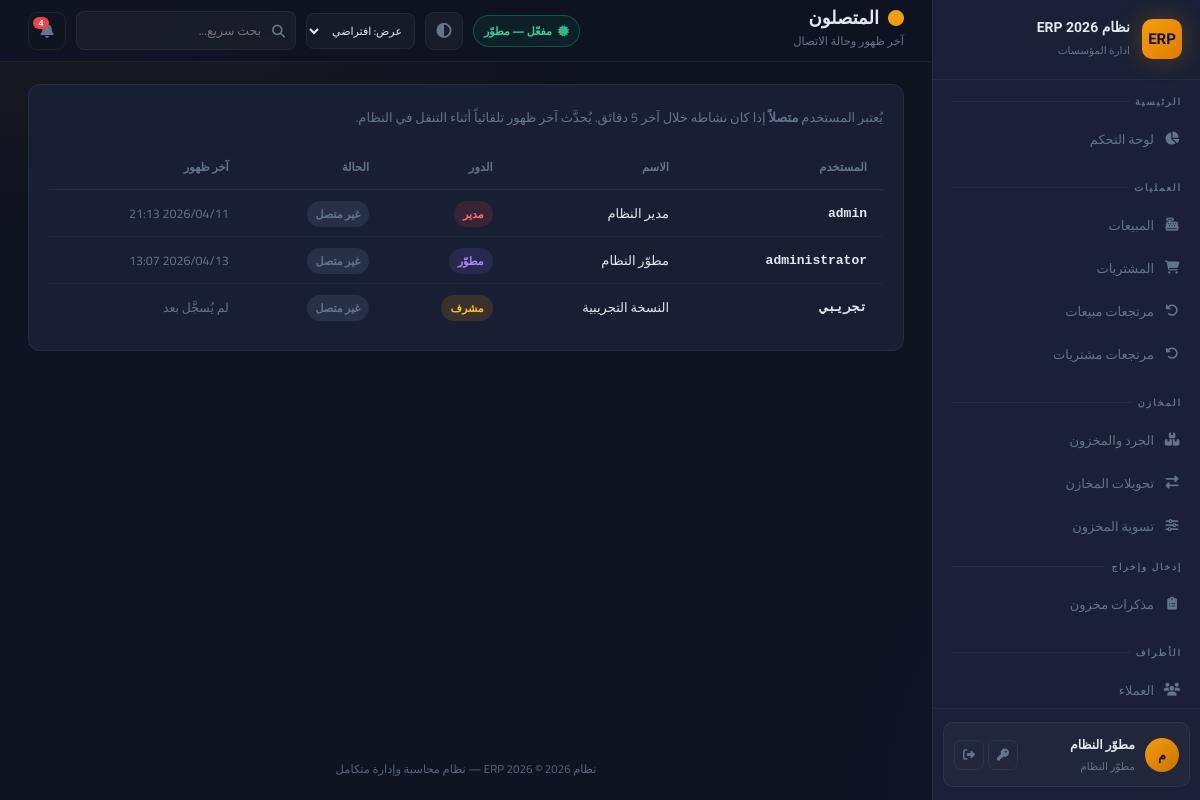
The app's page /settings/connected-users (signed in), older data.
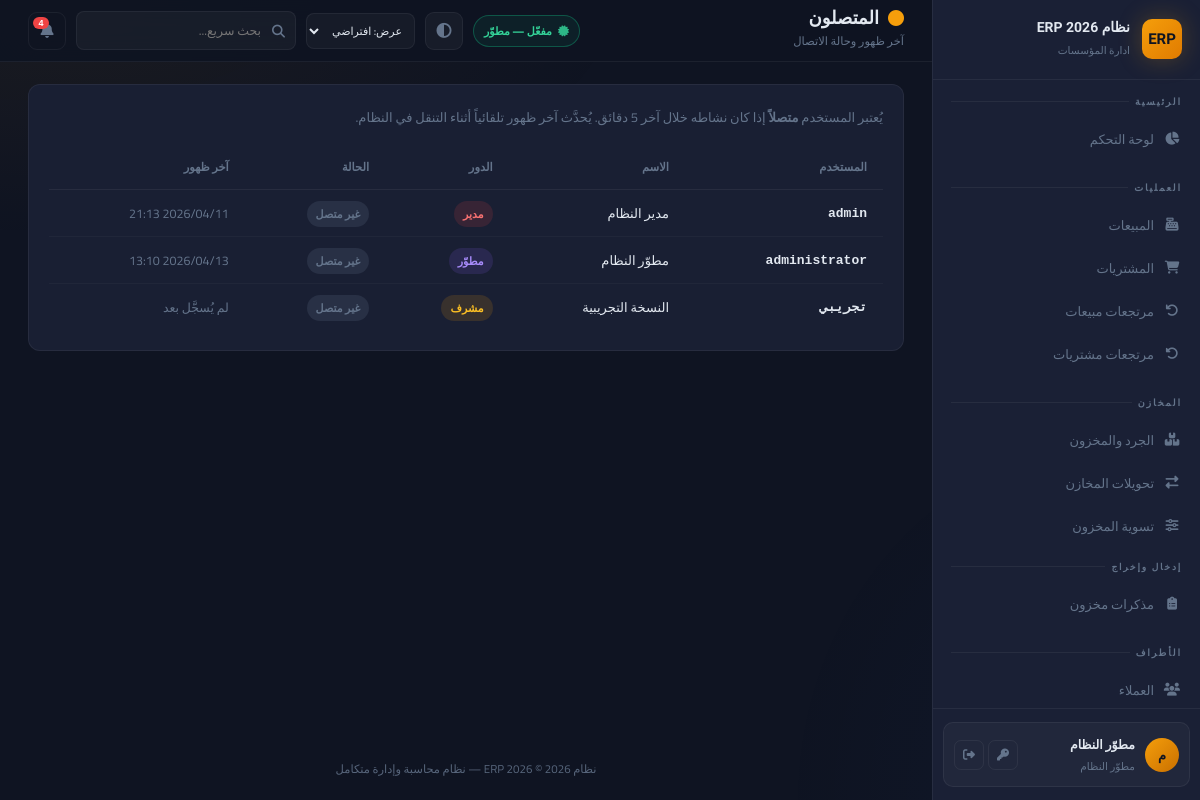
The same page, newer data.
### app.py (models this page shows, shortened)
class AppSetting(db.Model):
    id = db.Column(db.Integer, primary_key=True)
    key = db.Column(db.String(80), unique=True, nullable=False)
    value = db.Column(db.Text)

class User(UserMixin, db.Model):
    id = db.Column(db.Integer, primary_key=True)
    username = db.Column(db.String(80), unique=True, nullable=False)
    password_hash = db.Column(db.String(256))
    full_name = db.Column(db.String(120))
    role = db.Column(db.String(20), default='user')  # developer, admin, manager, user
    branch_id = db.Column(db.Integer, db.ForeignKey('branch.id'))
    is_active = db.Column(db.Boolean, default=True)
    created_at = db.Column(db.DateTime, default=datetime.utcnow)
    last_seen = db.Column(db.DateTime, nullable=True)
    permissions = db.Column(db.Text)  # JSON list of permission keys; empty = استخدام صلاحيات الدور

### app.py (the view)
@app.route('/settings/connected-users')
@login_required
def connected_users_page():
    if not user_can(current_user, 'connected_users'):
        flash('لا صلاحية لعرض المتصلين', 'error')
        return redirect(safe_home_url_for(current_user))
    online_before = datetime.utcnow() - timedelta(minutes=5)
    q = User.query
    if current_user.role != 'developer':
        q = q.filter(User.role != 'developer')
    users_list = q.order_by(User.username).all()
    return render_template('connected_users.html', users_list=users_list, online_before=online_before)

### app.py (called while the page is built, shortened)
@login_manager.user_loader
def load_user(user_id):
    return User.query.get(int(user_id))

def user_can(user, perm: str) -> bool:
    if not user or not user.is_authenticated:
        return False
    if getattr(user, 'role', None) == 'developer':
        return True

def user_can_approve_transfers(user) -> bool:
    if not user or not user.is_authenticated:
        return False
    if getattr(user, 'role', None) in ('developer', 'admin'):
        return True
    custom = _perm_list_from_user(user)
    if custom is not None:
        return 'transfer_approve' in custom
    return False

def user_can_delete_users_account(user) -> bool:
    if not user or not user.is_authenticated:
        return False
    if getattr(user, 'role', None) == 'developer':
        return True

def permission_keys_for_editor(viewer):
    if not viewer or not getattr(viewer, 'is_authenticated', False):
        return [x for x in PERMISSION_KEYS if x[0] not in DEVELOPER_ONLY_PERMS]
    if getattr(viewer, 'role', None) == 'developer':
        return list(PERMISSION_KEYS)
    return [x for x in PERMISSION_KEYS if x[0] not in DEVELOPER_ONLY_PERMS]

def subscription_status_for_ui():
    if not current_user.is_authenticated:
        return None
    gs = get_app_settings_dict(branch_id=None)
    lic_msg = (gs.get('license_expiry_message') or DEFAULT_SETTINGS.get('license_expiry_message', '') or '').strip()
    if getattr(current_user, 'role', None) == 'developer':
        return {'kind': 'developer', 'line': 'مفعّل — مطوّر', 'client_message': lic_msg}

def _pending_transfers_count_for_user(user):
    if not user or not user.is_authenticated:
        return 0
    q = TransferRequest.query.filter_by(status='pending')
    if user_can_approve_transfers(user):
        q = q.filter(
            db.or_(
                TransferRequest.approver_user_id.is_(None),
                TransferRequest.approver_user_id == user.id,
            )
        )
        return q.count()
    return 0

def _maybe_bump_last_seen():
    try:
        now = time_module.time()
        last = float(session.get('_ls_bump_at') or 0)
        if now - last < 50:
            return
        session['_ls_bump_at'] = now
        User.query.filter_by(id=current_user.id).update({'last_seen': datetime.utcnow()})
        db.session.commit()
    except Exception:
        db.session.rollback()

@app.before_request
def erp_sqlite_autobackup_start():
    if getattr(erp_sqlite_autobackup_start, '_started', False):
        return

### templates/connected_users.html (shortened to what this page needs)
{% extends 'base.html' %}
{% set block_icon = 'fas fa-circle' %}
{% block page_title %}المتصلون{% endblock %}
{% block breadcrumb %}آخر ظهور وحالة الاتصال{% endblock %}
{% block content %}
<div class="card"><div class="card-body">
    <p style="color:var(--text-muted);font-size:13px;margin-bottom:16px;">
        يُعتبر المستخدم <strong>متصلاً</strong> إذا كان نشاطه خلال آخر 5 دقائق. يُحدَّث آخر ظهور تلقائياً أثناء التنقل في النظام.
    </p>
    <div class="table-container"><table>
        <thead><tr><th>المستخدم</th><th>الاسم</th><th>الدور</th><th>الحالة</th><th>آخر ظهور</th></tr></thead>
        <tbody>
            {% for u in users_list %}
            <tr>
                <td style="font-weight:600;font-family:monospace;">{{ u.username }}</td>
                <td>{{ u.full_name or '—' }}</td>
                <td>
                    {% if u.role == 'developer' %}<span class="badge badge-purple">مطوّر</span>
                    {% elif u.role == 'admin' %}<span class="badge badge-danger">مدير</span>
                    {% elif u.role == 'manager' %}<span class="badge badge-warning">مشرف</span>
                    {% else %}<span class="badge badge-info">مستخدم</span>{% endif %}
                </td>
                <td>
                    {% if u.last_seen and u.last_seen >= online_before %}
                    <span class="badge badge-success"><i class="fas fa-circle" style="font-size:8px;"></i> متصل</span>
                    {% else %}
                    <span class="badge badge-secondary">غير متصل</span>
                    {% endif %}
                </td>
                <td style="color:var(--text-muted);font-size:12.5px;">
                    {% if u.last_seen %}{{ u.last_seen.strftime('%Y/%m/%d %H:%M') }}{% else %}لم يُسجَّل بعد{% endif %}
                </td>
            </tr>
            {% endfor %}
        </tbody>
    </table></div>
</div></div>
{% endblock %}

### templates/base.html (shortened to what this page needs)
<!DOCTYPE html>
<html lang="ar" dir="rtl" data-theme="dark" data-layout-default="{{ layout_max_width | default('1400px') }}">
<head>
    <link rel="stylesheet" href="https://cdnjs.cloudflare.com/ajax/libs/font-awesome/6.5.0/css/all.min.css">
    <link rel="stylesheet" href="{{ url_for('static', filename='css/style.css') }}">
</head>
<body>
<aside class="sidebar" id="sidebar">
    <div class="sidebar-logo">
        <div class="logo-icon">ERP</div>
        <div class="logo-text">
            <div class="name" style="font-size:14px;line-height:1.25;">{{ app_brand_title }}</div>
            <div class="sub">{{ app_subtitle_brand }}</div>
        </div>
    </div>
    <nav class="sidebar-nav" id="sidebarNav" style="display:flex;flex-direction:column;padding-bottom:8px;">
        <div class="nav-section">
            <div class="nav-label">الرئيسية</div>
            {% if can('dashboard') %}
            <a href="{{ url_for('dashboard') }}" class="nav-link {% if request.endpoint=='dashboard' %}active{% endif %}">
                <i class="fas fa-chart-pie"></i><span class="label">لوحة التحكم</span>
            </a>
            {% endif %}
        </div>
        {% if can('sales') or can('purchases') or can('returns') %}
        <div class="nav-section">
            <div class="nav-label">العمليات</div>
            {% if can('sales') %}
            <a href="{{ url_for('sales') }}" class="nav-link {% if 'sale' in (request.endpoint or '') and 'return' not in (request.endpoint or '') and 'report' not in (request.endpoint or '') %}active{% endif %}">
                <i class="fas fa-cash-register"></i><span class="label">المبيعات</span>
            </a>
            {% endif %}
            {% if can('purchases') %}
            <a href="{{ url_for('purchases') }}" class="nav-link {% if 'purchase' in (request.endpoint or '') and 'return' not in (request.endpoint or '') and 'report' not in (request.endpoint or '') %}active{% endif %}">
                <i class="fas fa-shopping-cart"></i><span class="label">المشتريات</span>
            </a>
            {% endif %}
            {% if can('returns') %}
            <a href="{{ url_for('sale_returns') }}" class="nav-link {% if request.endpoint in ['sale_returns','new_sale_return'] %}active{% endif %}">
                <i class="fas fa-undo"></i><span class="label">مرتجعات مبيعات</span>
            </a>
            <a href="{{ url_for('purchase_returns') }}" class="nav-link {% if request.endpoint in ['purchase_returns','new_purchase_return'] %}active{% endif %}">
                <i class="fas fa-undo-alt"></i><span class="label">مرتجعات مشتريات</span>
            </a>
            {% endif %}
        </div>
        {% endif %}
        {% if can('inventory') or can('transfers') or can('adjust_stock') %}
        <div class="nav-section">
            <div class="nav-label">المخازن</div>
            {% if can('inventory') %}
            <a href="{{ url_for('inventory') }}" class="nav-link {% if request.endpoint=='inventory' %}active{% endif %}">
                <i class="fas fa-boxes"></i><span class="label">الجرد والمخزون</span>
            </a>
            {% endif %}
            {% if can('transfers') %}
            <a href="{{ url_for('transfers') }}" class="nav-link {% if 'transfer' in (request.endpoint or '') %}active{% endif %}">
                <i class="fas fa-exchange-alt"></i><span class="label">تحويلات المخازن</span>
            </a>
            {% endif %}
            {% if can('adjust_stock') %}
            <a href="{{ url_for('adjust_stock') }}" class="nav-link {% if request.endpoint=='adjust_stock' %}active{% endif %}">
                <i class="fas fa-sliders-h"></i><span class="label">تسوية المخزون</span>
            </a>
            {% endif %}
            {% if can('inventory') %}
            <div class="nav-label" style="padding-top:10px;font-size:9px;">إدخال وإخراج</div>
            <a href="{{ url_for('inventory_memos_list') }}" class="nav-link ">
                <i class="fas fa-clipboard-list"></i><span class="label">مذكرات مخزون</span>
            </a>
            {% endif %}
        </div>
        {% endif %}
        {% if can('customers') or can('suppliers') or can('employees') %}
        <div class="nav-section">
            <div class="nav-label">الأطراف</div>
            {% if can('customers') %}
            <a href="{{ url_for('customers') }}" class="nav-link {% if 'customer' in (request.endpoint or '') %}active{% endif %}">
                <i class="fas fa-users"></i><span class="label">العملاء</span>
            </a>
            {% endif %}
        </div>
        {% endif %}
    </nav>
    <div class="sidebar-footer">
        <div class="user-card">
            <div class="user-avatar">{{ (current_user.full_name or current_user.username)[0] }}</div>
            <div style="flex:1;min-width:0;">
                <div class="user-name">{{ current_user.full_name or current_user.username }}</div>
                <div class="user-role">{% if current_user.role=='developer' %}مطوّر النظام{% elif current_user.role=='admin' %}مدير النظام{% elif current_user.role=='manager' %}مشرف{% else %}مستخدم{% endif %}</div>
            </div>
            <div style="display:flex;gap:4px;margin-right:auto;">
                <a href="{{ url_for('change_password') }}" class="icon-btn" title="تغيير كلمة المرور"><i class="fas fa-key"></i></a>
                <a href="{{ url_for('logout') }}" class="icon-btn danger" title="تسجيل الخروج"><i class="fas fa-sign-out-alt"></i></a>
            </div>
        </div>
    </div>
</aside>
<main class="main-content">
    <div class="topbar">
        <div style="display:flex;align-items:center;gap:14px;">
            <div>
                <div class="page-title"><i class="{{ block_icon | default('fas fa-home') }}"></i>{% block page_title %}الرئيسية{% endblock %}</div>
                <div class="breadcrumb">{% block breadcrumb %}{{ app_brand_title }}{% endblock %}</div>
            </div>
        </div>
        <div class="topbar-right">
            {% if subscription_status %}
            <span class="sub-pill {% if subscription_status.kind in ('developer','permanent') %}ok{% elif subscription_status.kind in ('expired','none') %}bad{% else %}warn{% endif %}" title="حالة الاشتراك / الترخيص">
                <i class="fas fa-certificate" style="margin-left:6px;opacity:.85;"></i>{{ subscription_status.line }}
            </span>
            {% endif %}
            <button type="button" class="theme-toggle" onclick="erpToggleTheme()" title="تبديل الوضع الفاتح/الداكن"><i class="fas fa-adjust"></i></button>
            <div class="erp-device-layout-tools" style="display:flex;align-items:center;gap:6px;flex-shrink:0;" title="يُحفظ على هذا الجهاز/المتصفح فقط — لا يتبع حساب المستخدم">
                <select id="erpLayoutWidth" class="form-control" aria-label="عرض المحتوى" style="width:auto;min-width:104px;max-width:132px;padding:6px 8px;font-size:11px;border-radius:8px;cursor:pointer;">
                    <option value="">عرض: افتراضي</option>
                </select>
            </div>
            <div style="position:relative;" id="globalSearchWrapper">
                <div style="position:relative;">
                    <i class="fas fa-search" style="position:absolute;right:11px;top:50%;transform:translateY(-50%);color:var(--text-muted);font-size:13px;pointer-events:none;"></i>
                    <input type="text" id="globalSearchInput" placeholder="بحث سريع..." autocomplete="off"
                        style="width:220px;padding:7px 34px 7px 12px;background:rgba(255,255,255,.04);border:1px solid var(--border);
                               border-radius:8px;color:var(--text);font-family:Cairo,sans-serif;font-size:12.5px;transition:all .2s;"
                        onfocus="this.style.borderColor='var(--accent)';this.style.width='280px'"
                        onblur="setTimeout(()=>{this.style.borderColor='';this.style.width='220px';closeGlobalSearch()},200)">
                </div>
            </div>
            <div style="position:relative;" id="notifWrapper">
                <button class="notif-btn" onclick="toggleNotif()" title="الإشعارات">
                    <i class="fas fa-bell"></i>
                    <span class="notif-count" id="notifCount"></span>
                </button>
            </div>
        </div>
    </div>
    <div class="content fade-in">
        {% block content %}{% endblock %}
    </div>
    <div class="app-footer-note">{{ app_brand_title }} © 2026 — نظام محاسبة وإدارة متكامل</div>
</main>
</body>
</html>

### static/css/style.css (style rules this page uses)
.nav-link, .btn, .stat-card, .card { transition: all 0.2s ease; }

Row changes from the older to the newer data that the page shows:
changed User "administrator": last_seen "2026/04/13 13:07" → "2026/04/13 13:10"
